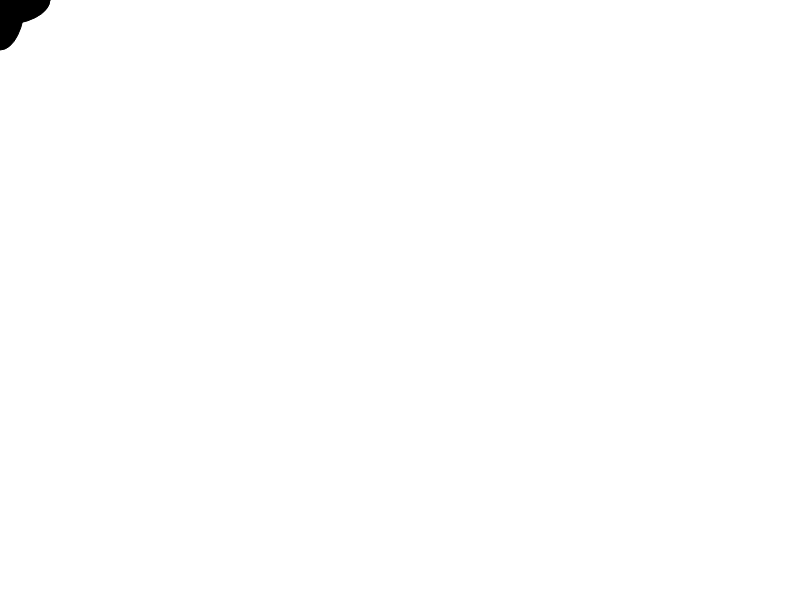
Frame 1 (no input)
Frame 60 (no input): identical to frame 1, image omitted
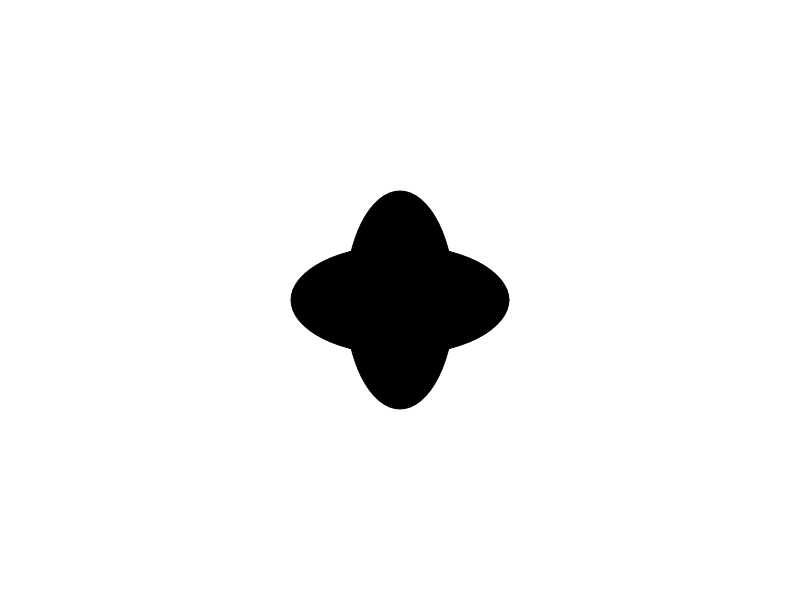
Frame 120 (the mouse pressed at the canvas centre since frame 60)

The p5.js sketch that drew these frames (run headless with seeded random() and noise() and a simulated clock; from frame 60 on, the mouse is pressed at the canvas centre):

// p5.js sketch
// ── sketch.js
// Using the mouse Assignment 1 created by Zubair Abdalla on April 15 2019
//Global variables
var size = 100

function setup() {
  // put setup code here
  createCanvas(800,600)
  frameRate(60)
}

function draw() {
  // put drawing code here
  background(255)
  fill(0)
  myShape(mouseX,mouseY)
  if (mouseIsPressed) {
    size = size + 2
  }

}

function myShape(x,y) {
  fill(0)
  ellipseMode(CENTER)
  ellipse(x,y,size/2,size)
  ellipse(x,y,size,size/2)

}
